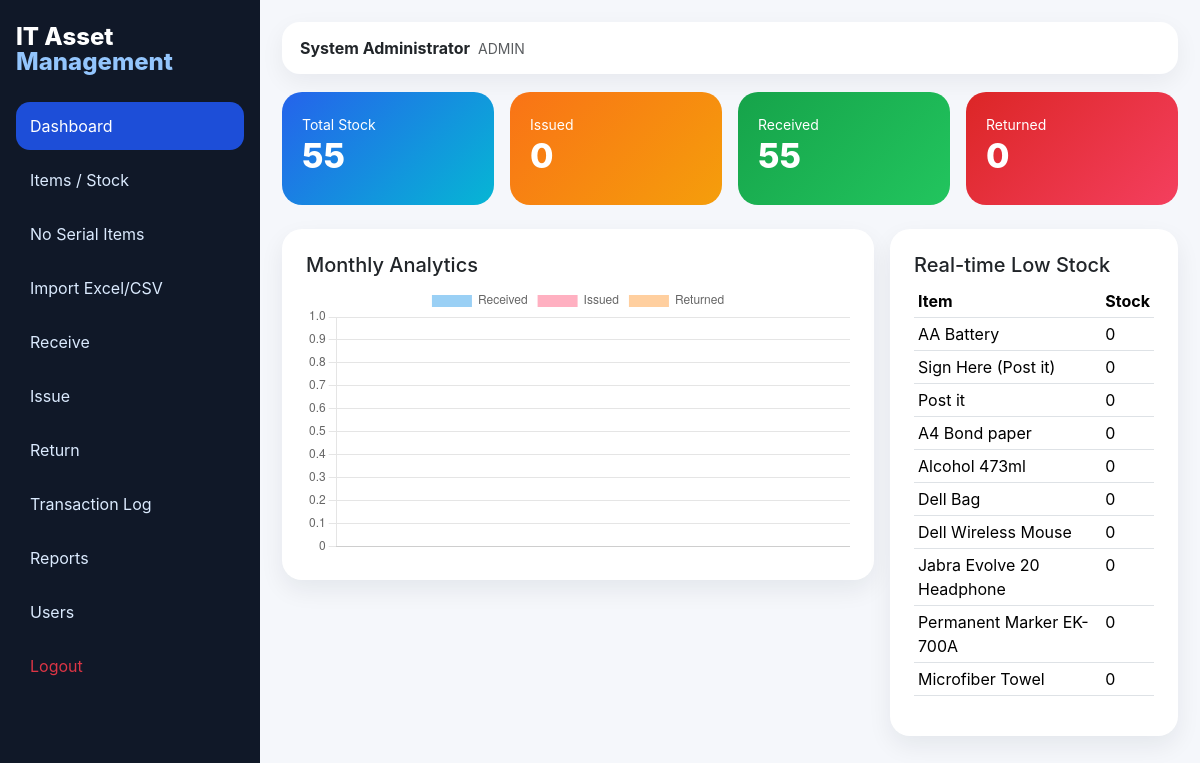
/index.php (signed in), run on the app's committed database.
### tables this page shows
CREATE TABLE items (
 id INT AUTO_INCREMENT PRIMARY KEY,
 item_description VARCHAR(150) NOT NULL,
 serial_number VARCHAR(80) NULL COMMENT 'Serialized asset serial or general item code for non-serialized stock items.',
 location VARCHAR(80) DEFAULT NULL,
 uom VARCHAR(20) DEFAULT 'Pc',
 boh INT NOT NULL DEFAULT 0,
 total_received INT NOT NULL DEFAULT 0,
 total_issued INT NOT NULL DEFAULT 0,
 total_returned INT NOT NULL DEFAULT 0,
 actual_stock INT NOT NULL DEFAULT 0,
 status ENUM('Available','Issued','Low Stock','Out of Stock') NOT NULL DEFAULT 'Available',
 current_co VARCHAR(100) DEFAULT NULL,
 reorder_level INT NOT NULL DEFAULT 5,
 created_at TIMESTAMP DEFAULT CURRENT_TIMESTAMP,
 updated_at TIMESTAMP DEFAULT CURRENT_TIMESTAMP ON UPDATE CURRENT_TIMESTAMP,
 UNIQUE KEY uq_items_serial_number (serial_number),
 KEY idx_items_description (item_description),
 KEY idx_items_status (status)
);

### config/auth.php (called while the page is built, shortened)
<?php
require_once __DIR__.'/db.php';
function current_role(){
    return $_SESSION['role'] ?? '';
}
function is_admin(){
    return current_role() === 'admin';
}
function can_transact(){
    return in_array(current_role(), ['admin','staff'], true);
}
?>

### config/db.php (called while the page is built, shortened)
<?php
function e($v){ return htmlspecialchars((string)$v, ENT_QUOTES, 'UTF-8'); }
?>

### index.php (the view, shortened to what this page needs)
<?php include 'includes/header.php';
$stats=$conn->query("SELECT COUNT(*) items, COALESCE(SUM(boh+total_received+total_returned-total_issued),0) stock, COALESCE(SUM(total_issued),0) issued, COALESCE(SUM(total_returned),0) returned, COALESCE(SUM(total_received),0) received FROM items")->fetch_assoc();
$labels=[];$rec=[];$iss=[];$ret=[];
$low=$conn->query("SELECT *,(boh+total_received+total_returned-total_issued) stock FROM items WHERE (boh+total_received+total_returned-total_issued)<=reorder_level ORDER BY stock ASC LIMIT 10"); ?>
<div class='row g-3 mb-4'><div class='col-md-3'><div class='stat'><small>Total Stock</small><h3><?=$stats['stock']?></h3></div></div><div class='col-md-3'><div class='stat orange'><small>Issued</small><h3><?=$stats['issued']?></h3></div></div><div class='col-md-3'><div class='stat green'><small>Received</small><h3><?=$stats['received']?></h3></div></div><div class='col-md-3'><div class='stat red'><small>Returned</small><h3><?=$stats['returned']?></h3></div></div></div>
<div class='row g-3'><div class='col-lg-8'><div class='card cardx p-4'><h5>Monthly Analytics</h5><canvas id='monthlyChart'></canvas></div></div><div class='col-lg-4'><div class='card cardx p-4'><h5>Real-time Low Stock</h5><div class='table-responsive'><table class='table table-sm'><tr><th>Item</th><th>Stock</th></tr><?php while($i=$low->fetch_assoc()): ?><tr class='<?= $i['stock']<=0?'out':'low' ?>'><td><?=e($i['item_description'])?></td><td><?=$i['stock']?></td></tr><?php endwhile; ?></table></div></div></div></div>
<script>window.chartData={labels:<?=json_encode(array_reverse($labels))?>,received:<?=json_encode(array_map(fn($m)=>(int)($rec[$m]??0),array_reverse($labels)))?>,issued:<?=json_encode(array_map(fn($m)=>(int)($iss[$m]??0),array_reverse($labels)))?>,returned:<?=json_encode(array_map(fn($m)=>(int)($ret[$m]??0),array_reverse($labels)))?>};</script>
<script>document.addEventListener('DOMContentLoaded',()=>new Chart(document.getElementById('monthlyChart'),{type:'bar',data:{labels:chartData.labels,datasets:[{label:'Received',data:chartData.received},{label:'Issued',data:chartData.issued},{label:'Returned',data:chartData.returned}]}}));</script>
<?php include 'includes/footer.php'; ?>

### includes/header.php (shortened to what this page needs)
<?php require_once __DIR__.'/../config/auth.php'; require_login(); $page=basename($_SERVER['PHP_SELF']); ?>
<!doctype html><html><head><meta charset='utf-8'><meta name='viewport' content='width=device-width,initial-scale=1'>
<link href='https://cdn.jsdelivr.net/npm/bootstrap@5.3.3/dist/css/bootstrap.min.css' rel='stylesheet'>
<link href='https://cdn.datatables.net/2.0.8/css/dataTables.bootstrap5.min.css' rel='stylesheet'>
<link href='assets/css/style.css' rel='stylesheet'></head><body>
<div class='app'><aside class='sidebar'><div class='brand'>IT Asset<br><span>Management</span></div>
<a class='navlink <?= $page=="index.php"?"active":"" ?>' href='index.php'>Dashboard</a>
<a class='navlink <?= $page=="items.php"?"active":"" ?>' href='items.php'>Items / Stock</a>
<?php if(is_admin()): ?><a class='navlink <?= $page=="no_serial_items.php"?"active":"" ?>' href='no_serial_items.php'>No Serial Items</a><?php endif; ?>
<?php if(is_admin()): ?><a class='navlink <?= $page=="import.php"?"active":"" ?>' href='import.php'>Import Excel/CSV</a><?php endif; ?>
<?php if(is_admin()): ?><a class='navlink <?= $page=="receive.php"?"active":"" ?>' href='receive.php'>Receive</a><?php endif; ?>
<?php if(can_transact()): ?><a class='navlink <?= $page=="issue.php"?"active":"" ?>' href='issue.php'>Issue</a><?php endif; ?>
<?php if(can_transact()): ?><a class='navlink <?= $page=="return.php"?"active":"" ?>' href='return.php'>Return</a><?php endif; ?>
<a class='navlink <?= $page=="transactions.php"?"active":"" ?>' href='transactions.php'>Transaction Log</a>
<a class='navlink <?= $page=="reports.php"?"active":"" ?>' href='reports.php'>Reports</a>
<?php if(is_admin()): ?><a class='navlink <?= $page=="users.php"?"active":"" ?>' href='users.php'>Users</a><?php endif; ?>
<a class='navlink text-danger' href='logout.php'>Logout</a></aside>
<main class='content'><div class='topbar'><div><b><?= e($_SESSION['name']) ?></b><small class='text-muted ms-2'><?= e(strtoupper($_SESSION['role'])) ?></small></div></div>

### includes/footer.php (shortened to what this page needs)
</main></div>
<script src='assets/js/app.js'></script></body></html>

### assets/css/style.css (style rules this page uses)
:root { --side:#101828;--accent:#2563eb;--bg:#f5f7fb }
body { background:var(--bg);font-family:Inter,Arial,sans-serif }
.app { display:flex;min-height:100vh }
.sidebar { width:260px;background:var(--side);color:#fff;padding:24px 16px;position:fixed;height:100vh;overflow:auto }
.brand { font-size:24px;font-weight:800;line-height:1.05;margin-bottom:28px }
.brand span { color:#93c5fd }
.navlink { display:block;color:#dbeafe;text-decoration:none;padding:12px 14px;border-radius:14px;margin:6px 0 }
.navlink:hover,.navlink.active { background:#1d4ed8;color:#fff }
.content { margin-left:260px;padding:22px;width:calc(100% - 260px) }
.topbar { background:#fff;border-radius:18px;padding:14px 18px;margin-bottom:18px;box-shadow:0 8px 24px rgba(16,24,40,.06);display:flex;justify-content:space-between }
.cardx { background:#fff;border:0;border-radius:20px;box-shadow:0 10px 25px rgba(16,24,40,.07) }
.stat { padding:20px;border-radius:20px;color:#fff;background:linear-gradient(135deg,#2563eb,#06b6d4) }
.stat.orange { background:linear-gradient(135deg,#f97316,#f59e0b) }
.stat.green { background:linear-gradient(135deg,#16a34a,#22c55e) }
.stat.red { background:linear-gradient(135deg,#dc2626,#f43f5e) }
.stat h3 { font-size:34px;font-weight:800 }
.out { background:#fee2e2!important }

### data on the page
items: item_description "AA Battery", stock "0"
items: item_description "Sign Here (Post it)", stock "0"
items: item_description "Post it", stock "0"
items: item_description "A4 Bond paper", stock "0"
items: item_description "Alcohol 473ml", stock "0"
items: item_description "Dell Bag", stock "0"
items: item_description "Dell Wireless Mouse", stock "0"
items: item_description "Jabra Evolve 20 Headphone", stock "0"
items: item_description "Permanent Marker EK-700A", stock "0"
items: item_description "Microfiber Towel", stock "0"

### other printed values
$_SESSION['name'] "System Administrator"
$_SESSION['role'] "ADMIN"
$stats['stock'] "55"
$stats['issued'] "0"
$stats['received'] "55"
$stats['returned'] "0"
